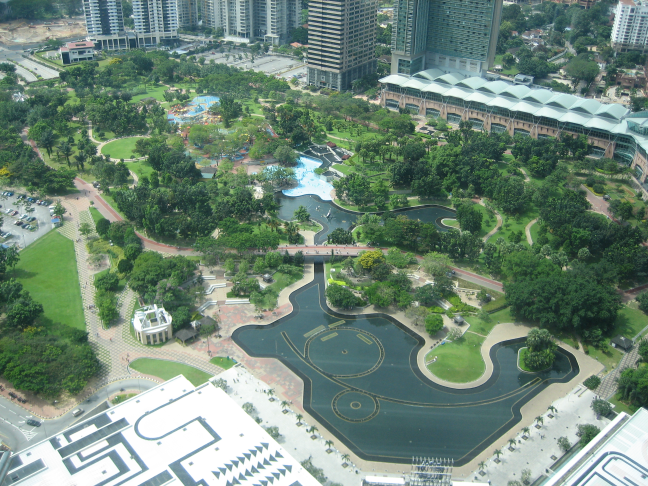
#> input picture 视觉/XLwork/XL4/klcc_a.png, 1296 x 972 px, found by its file name (shown at 1/2 size)
$ python 03.py
#> lines starting #> are read from the running program, lines starting #| are printed output that depends on the picture
import cv2
import numpy as np

# 第一张图片
# [65 lines left out: functions on_EVENT_LBUTTONDOWN1, on_EVENT_LBUTTONDOWN2, get_same_point, float_int, not called in this run]

if __name__ == '__main__':
    a, b = [], []
    # 第二张图片
    a1, b1 = [], []

    img1 = cv2.imread(r'T:\imgs\XL4\klcc_a.png')
#> img1 is the input picture: shape (972, 1296, 3); mean B, G, R 120.6, 135.5, 112.8
    img2 = cv2.imread(r"T:\imgs\XL4\klcc_b.png")
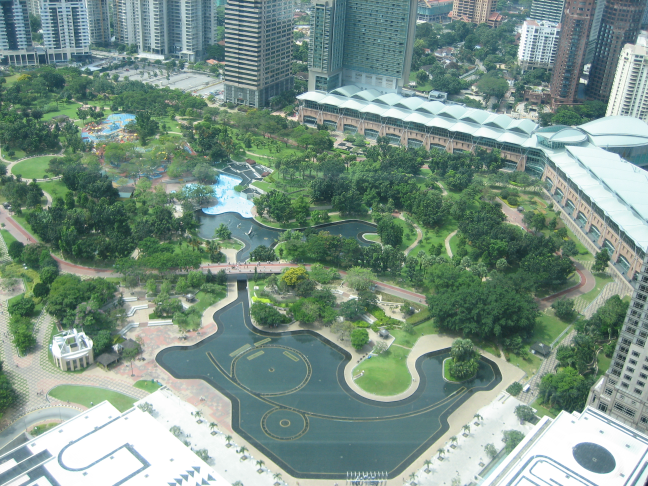
#> input picture 视觉/XLwork/XL4/klcc_b.png, 1296 x 972 px, found by its file name (shown at 1/2 size)
#> img2 is the input picture: shape (972, 1296, 3); mean B, G, R 135.7, 147.1, 123.1

    img1_copy = img1[:]
    img2_copy = img2[:]

    # 获取同点对
    # img_sq_1, img_sq_2 = get_same_point()

    # 因为之前对图像做出了修改，所以要恢复原图像
    img1 = cv2.imread(r'T:\imgs\XL4\klcc_a.png')
    img2 = cv2.imread(r"T:\imgs\XL4\klcc_b.png")

    # test 用例
    img_sq_1 = [[153,316,1],[344,352,1],[355,403,1],[537,380,1]]
    img_sq_2 = [[ 72,343],[273,369],[285,421],[463,391]]
    # 转换成矩阵形式
    img_sq_1 = np.mat(img_sq_1)
    img_sq_2 = np.mat(img_sq_2)


    """
    img_sq_1:
    [[153 316   1]
     [344 352   1]
     [355 403   1]
     [537 380   1]]
    img_sq_2:
    [[ 72 343]
     [273 369]
     [285 421]
     [463 391]]

    """

    # 求A
    U = img_sq_2[:]
    X = img_sq_1[:]
    A = np.dot(X.T,X)
    A = A.I
    A = np.dot(A,X.T)
    A = np.dot(A,U)

    # print(A)
    """
    [[ 1.00022874e+00 -4.14776097e-02]
     [ 1.07400244e-01  9.99067849e-01]
     [-1.13038867e+02  3.29912376e+01]]
    """

    # img1_coordinate 记录 X 图像的原始坐标
    # img2_coordinate 记录 U 图像的原始坐标
    # M 表示走坐标  N 表示横坐标
    M1 , N1 = img1.shape[0], img1.shape[1]
#> M1 = 972; N1 = 1296
    M2, N2 = img2.shape[0], img2.shape[1]
#> M2 = 972; N2 = 1296

    img1_coordinate = []
    img2_coordinate = []

    for x in range(M1):
        for y in range(N1):
            img1_coordinate.append([x,y])

    for x in range(M2):
        for y in range(N2):
            img2_coordinate.append([x,y])

    # img1_coordinate_change 记录 X 图像的改变后的坐标
    # img2_coordinate_change 记录 U 图像的改变后的坐标
    img1_coordinate = np.array(img1_coordinate)
    img2_coordinate = np.array(img2_coordinate)

    img1_coordinate_change = img1_coordinate.copy()
    img2_coordinate_change = img2_coordinate.copy()
    print("改变之前坐标")
    print(np.mat(img1_coordinate_change))
#> (printed output is left out)


    # 根据变换矩阵，来进行坐标转换
    # 变换矩阵X1
    X1 = []
    for x in range(M1):
        for y in range(N1):
            X1.append([x,y,1])
    # 将其转换为矩阵
    X1 = np.mat(X1)
    # print(X1)
    """
    [[  0   0   1]
     [  0   1   1]
     [  0   2   1]
     ...
     [485 645   1]
     [485 646   1]
     [485 647   1]]
    """
    # 记录变换后的坐标U1
    U1 = np.dot(X1,A)
    # print(U1)
    """
    [[-113.03886664   32.99123757]
     [-112.93146639   33.99030542]
     [-112.82406615   34.98937327]
     ...
     [ 441.34522701  657.27335977]
     [ 441.45262726  658.27242762]
     [ 441.5600275   659.27149547]]
    """

    # 寻找变换矩阵中是否存在负数
    U1_min = np.min(U1,axis=0).tolist()
#> U1_min = [[-113, -7.28]]
    x_min,y_min = U1_min[0][0],U1_min[0][1]
#> x_min = -113; y_min = -7.28
    # print(x_min,y_min)
    # # -113.03886663513177 12.874596885406799

    # print("img2改变之前的坐标")
    # print(np.mat(img2_coordinate))
    U1 = np.array(U1)
    if x_min<0:
        cnt = x_min*(-1)
#> cnt = 113
        for index in range(len(img1_coordinate_change)):
            img1_coordinate_change[index][0]=U1[index][0]+cnt
        cnt = x_min * (-1)
        for index in range(len(img2_coordinate_change)):
            img2_coordinate_change[index][0]+=cnt

    if y_min<0:
        cnt = y_min*(-1)
#> cnt = 7.28
        for index in range(len(img1_coordinate_change)):
            img1_coordinate_change[index][1]=U1[index][1]+cnt
        for index in range(len(img2_coordinate_change)):
            img2_coordinate_change[index][1]+=cnt

    # [11 lines of commented-out code are left out]
    x,y = 0,0

    img1_max = np.max(img1_coordinate_change,axis=0)
#> img1_max = [1110, 1334]
    img2_max = np.max(img2_coordinate_change, axis=0)
#> img2_max = [1084, 1302]
    print(img1_max)
#| [1110 1334]
    print(img2_max)
#| [1084 1302]

    if(img1_max[0]>img2_max[0]):
        x = img1_max[0]
#> x = 1110
    else:
        x = img2_max[0]

    if (img1_max[1] > img2_max[1]):
        y = img1_max[1]
    else:
        y = img2_max[1]

    # 开始构建一个大的图像
    img3 = np.zeros([ 1000,1000,3], np.uint8)


    for index in range(len(img2_coordinate)):
        try:
            img3[int(img2_coordinate_change[index][1]),int(img2_coordinate_change[index][0])]=img2[int(img2_coordinate[index][1]),int(img2_coordinate[index][0])]
        except:
            continue
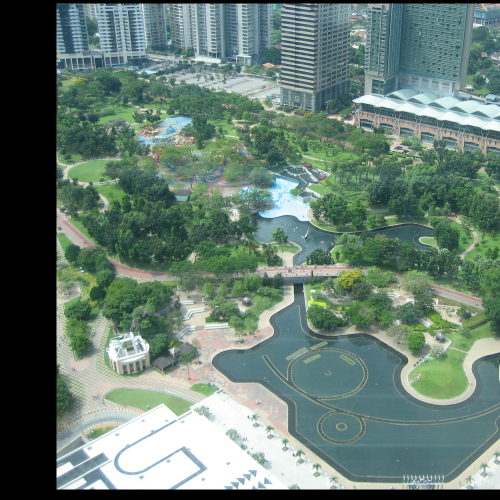
#> img3: shape (1000, 1000, 3) (shown at 1/2 size); mean B, G, R 113.8, 124.7, 102.9

    # [5 lines of commented-out code are left out]


    cv2.imshow("3",img3)
    cv2.waitKey(0)
